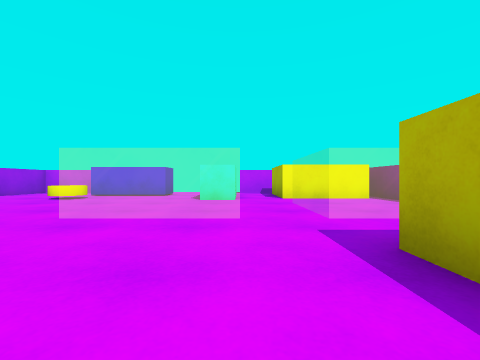
View 1 (above)

13 first-person views from a walk through a scene from a Unity 3-D project. The camera is 0.57 m above the floor, looks level and sees 90° across. The floor is counted in squares, 1 m on a side. Each view is taken from the middle of a square. On the plan, view 1 faces up. The plan holds only what a view shows up to about 9 squares ahead; the rest is blank. The player character is not drawn.

View 2
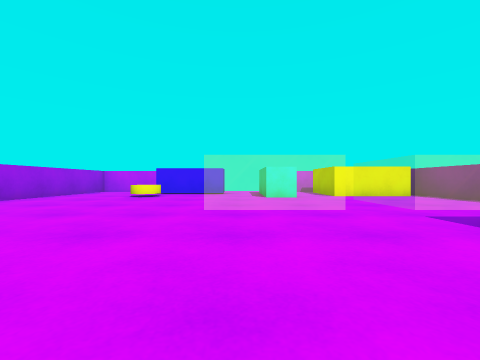

View 3
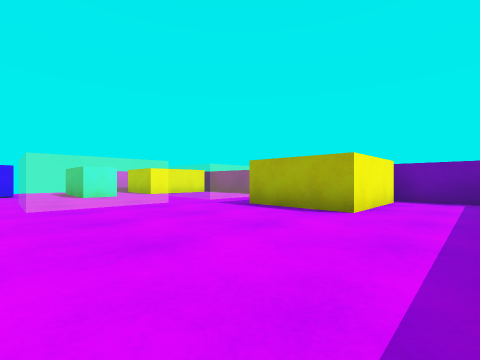

View 4
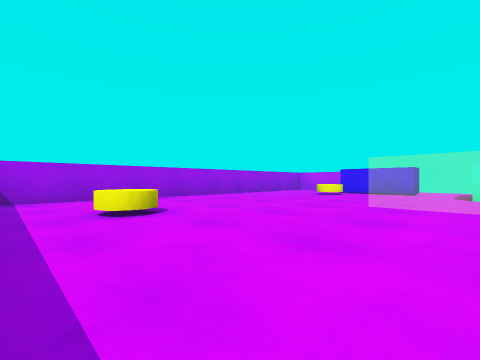

View 5
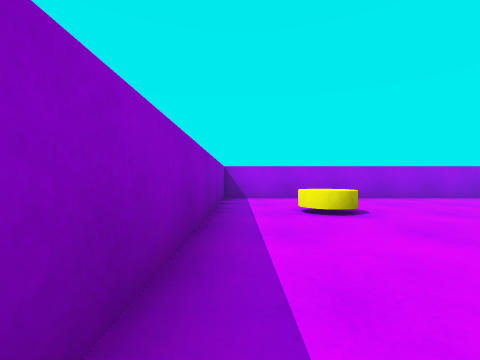

View 6
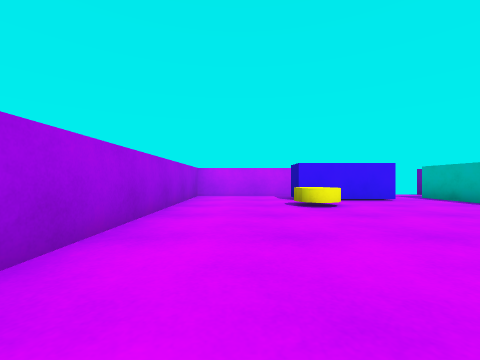

View 7
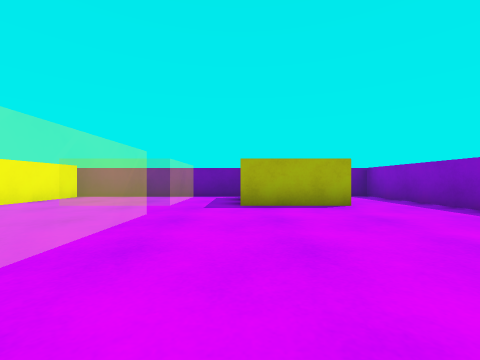

View 8
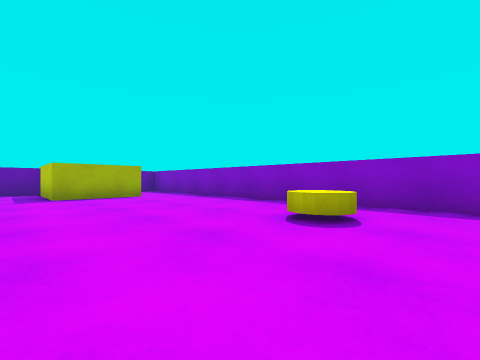

View 9
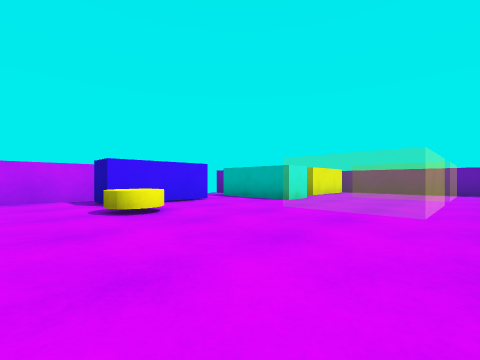

View 10
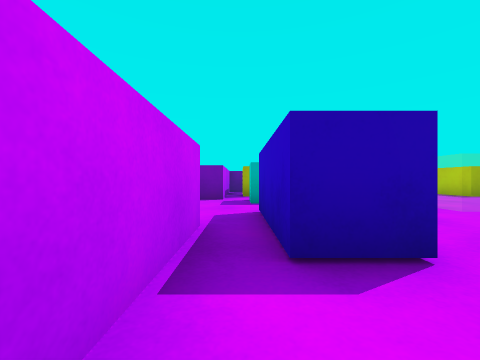

View 11
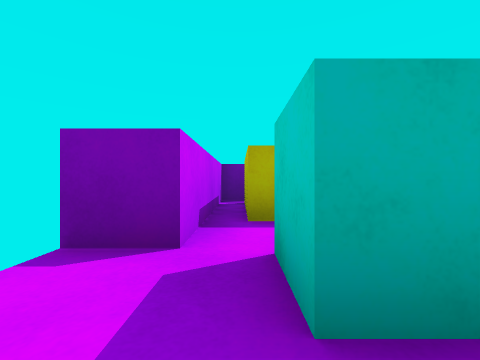

View 12
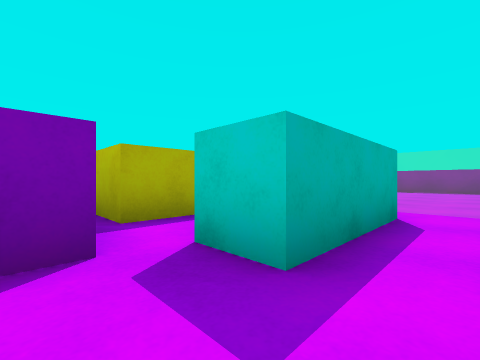

View 13
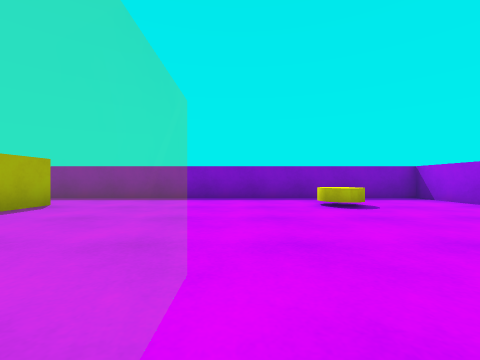

### Floor plan
Key: @ floor where view 1 was taken; # wall or solid block; . floor; = window, fence, low wall or low ledge; Y yellow disc.
Columns run from 9 left of view 1 to 5 right of it. Each row starts with its distance up from view 1.
 12          #
 11 ######...###
 10 #..........#
  9 #...###.##.###
  8 #.......##.####
  7 #...Y...##....#
  6 #......===.===#
  5 #......===.===#
  4 #......===.===#
  3 #.............#
  2 #..........####
  1 #..........###
  0 #...Y....@.####
 -1 #.............#
 -2 #.............#
 -3 ###############

Where each view was taken, in squares from view 1:
view 1: 0 up, 0 right, facing up
view 2: 1 down, 2 left, facing up
view 3: 2 down, 3 left, facing up-right
view 4: 2 down, 1 left, facing up-left
view 5: 2 down, 1 left, facing left
view 6: 2 up, 7 left, facing up
view 7: 2 up, 4 left, facing right
view 8: 3 up, 7 left, facing down-right
view 9: 3 up, 7 left, facing up-right
view 10: 10 up, 7 left, facing right
view 11: 10 up, 2 left, facing right
view 12: 11 up, 2 left, facing down-right
view 13: 5 up, 3 left, facing down
